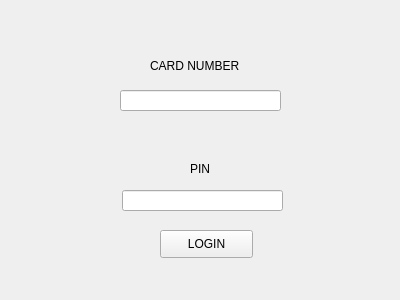
<?xml version="1.0" encoding="UTF-8"?>
<ui version="4.0">
 <class>Atm_Login</class>
 <widget class="QWidget" name="Atm_Login">
  <property name="geometry">
   <rect>
    <x>0</x>
    <y>0</y>
    <width>400</width>
    <height>300</height>
   </rect>
  </property>
  <property name="windowTitle">
   <string>LOGIN</string>
  </property>
  <widget class="QLabel" name="label">
   <property name="geometry">
    <rect>
     <x>150</x>
     <y>50</y>
     <width>111</width>
     <height>31</height>
    </rect>
   </property>
   <property name="text">
    <string>CARD NUMBER</string>
   </property>
  </widget>
  <widget class="QLabel" name="label_2">
   <property name="geometry">
    <rect>
     <x>190</x>
     <y>160</y>
     <width>59</width>
     <height>17</height>
    </rect>
   </property>
   <property name="text">
    <string>PIN</string>
   </property>
  </widget>
  <widget class="QLineEdit" name="lineEdit">
   <property name="geometry">
    <rect>
     <x>120</x>
     <y>90</y>
     <width>161</width>
     <height>21</height>
    </rect>
   </property>
  </widget>
  <widget class="QLineEdit" name="lineEdit_2">
   <property name="geometry">
    <rect>
     <x>122</x>
     <y>190</y>
     <width>161</width>
     <height>21</height>
    </rect>
   </property>
  </widget>
  <widget class="QPushButton" name="pushButton">
   <property name="geometry">
    <rect>
     <x>160</x>
     <y>230</y>
     <width>93</width>
     <height>28</height>
    </rect>
   </property>
   <property name="text">
    <string>LOGIN</string>
   </property>
  </widget>
 </widget>
 <resources/>
 <connections/>
</ui>
